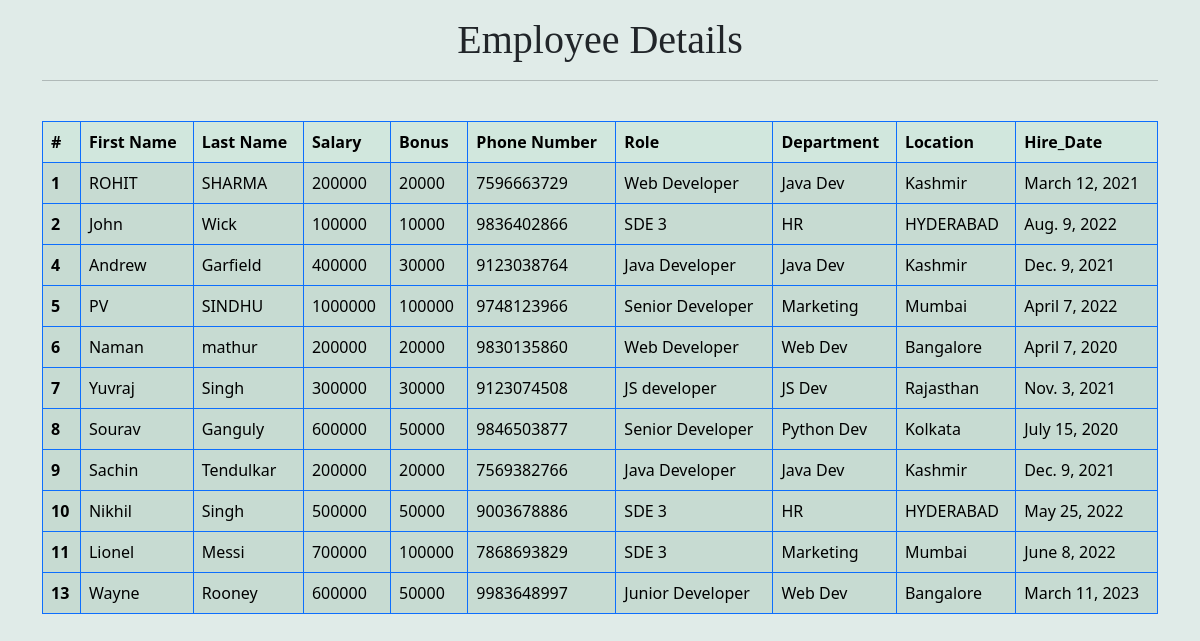
The app's page /all_emp with its own data.
### emp_app/models.py (models this page shows, shortened)
class Employee(models.Model):
    first_name = models.CharField(max_length=100,null=False)
    last_name = models.CharField(max_length=100)
    dept = models.ForeignKey(Department, on_delete=models.CASCADE)
    salary = models.IntegerField(default=0)
    bonus = models.IntegerField(default=0)
    role = models.ForeignKey(Role,on_delete=models.CASCADE)
    phone = models.IntegerField(default=0)
    hire_date = models.DateField()
    def __str__(self):
        return "%s %s %s" %(self.first_name, self.last_name, self.phone)

class Role(models.Model):
    name = models.CharField(max_length=100,null=False)

class Department(models.Model):
    name = models.CharField(max_length=100, null=False)
    location = models.CharField(max_length=100)

### emp_app/views.py (the view)
# urls.py: path('all_emp',views.all_emp,name="all_emp"),
def all_emp(request):
    emps = Employee.objects.all()
    context = {
        'emps':emps
    }
    print(context)
    return render(request,'viewall_emp.html',context    )

### emp_app/templates/viewall_emp.html (shortened to what this page needs)
<!doctype html>
{% load static %}
<html lang="en">
  <head>
    <link href="https://cdn.jsdelivr.net/npm/bootstrap@5.3.0-alpha1/dist/css/bootstrap.min.css" rel="stylesheet">
  </head>
<body style="background-color: #E0EBE8;">
<div class="container" style="margin-top: 1em;">
    <h1>Employee Details</h1>
    <hr><br>
    <table class="table table-success table-striped table-bordered border-primary">
        <thead>
          <tr>
            <th scope="col">#</th>
            <th scope="col">First Name</th>
            <th scope="col">Last Name</th>
            <th scope="col">Salary</th>
            <th scope="col">Bonus</th>
            <th scope="col">Phone Number</th>
            <th scope="col">Role</th>
            <th scope="col">Department</th>
            <th scope="col">Location</th>
            <th scope="col">Hire_Date</th>
          </tr>
        </thead>
                {%for emp in emps%}
        <tbody>
          <tr>
            <th scope="row">{{emp.id}}</th>
            <td>{{emp.first_name}}</td>
            <td>{{emp.last_name}}</td>
            <td>{{emp.salary}}</td>
            <td>{{emp.bonus}}</td>
            <td>{{emp.phone}}</td>
            <td>{{emp.role.name}}</td>
            <td>{{emp.dept.name}}</td>
            <td>{{emp.dept.location}}</td>
            <td>{{emp.hire_date}}</td>
          </tr>
        </tbody>
               {% endfor %}
      </table>
</div>
</body>
</html>

### emp_app/templates/viewall_emp.html (style rules this page uses)
h1 { text-align: center; font-family: savoy,serif }

### records on screen
Employee: id "1", first_name "ROHIT", last_name "SHARMA", salary "200000", bonus "20000", phone "7596663729", role.name "Web Developer", dept.name "Java Dev", dept.location "Kashmir", hire_date "March 12, 2021"
Employee: id "2", first_name "John", last_name "Wick", salary "100000", bonus "10000", phone "9836402866", role.name "SDE 3", dept.name "HR", dept.location "HYDERABAD", hire_date "Aug. 9, 2022"
Employee: id "4", first_name "Andrew", last_name "Garfield", salary "400000", bonus "30000", phone "9123038764", role.name "Java Developer", dept.name "Java Dev", dept.location "Kashmir", hire_date "Dec. 9, 2021"
Employee: id "5", first_name "PV", last_name "SINDHU", salary "1000000", bonus "100000", phone "9748123966", role.name "Senior Developer", dept.name "Marketing", dept.location "Mumbai", hire_date "April 7, 2022"
Employee: id "6", first_name "Naman", last_name "mathur", salary "200000", bonus "20000", phone "9830135860", role.name "Web Developer", dept.name "Web Dev", dept.location "Bangalore", hire_date "April 7, 2020"
Employee: id "7", first_name "Yuvraj", last_name "Singh", salary "300000", bonus "30000", phone "9123074508", role.name "JS developer", dept.name "JS Dev", dept.location "Rajasthan", hire_date "Nov. 3, 2021"
Employee: id "8", first_name "Sourav", last_name "Ganguly", salary "600000", bonus "50000", phone "9846503877", role.name "Senior Developer", dept.name "Python Dev", dept.location "Kolkata", hire_date "July 15, 2020"
Employee: id "9", first_name "Sachin", last_name "Tendulkar", salary "200000", bonus "20000", phone "7569382766", role.name "Java Developer", dept.name "Java Dev", dept.location "Kashmir", hire_date "Dec. 9, 2021"
Employee: id "10", first_name "Nikhil", last_name "Singh", salary "500000", bonus "50000", phone "9003678886", role.name "SDE 3", dept.name "HR", dept.location "HYDERABAD", hire_date "May 25, 2022"
Employee: id "11", first_name "Lionel", last_name "Messi", salary "700000", bonus "100000", phone "7868693829", role.name "SDE 3", dept.name "Marketing", dept.location "Mumbai", hire_date "June 8, 2022"
Employee: id "13", first_name "Wayne", last_name "Rooney", salary "600000", bonus "50000", phone "9983648997", role.name "Junior Developer", dept.name "Web Dev", dept.location "Bangalore", hire_date "March 11, 2023"
